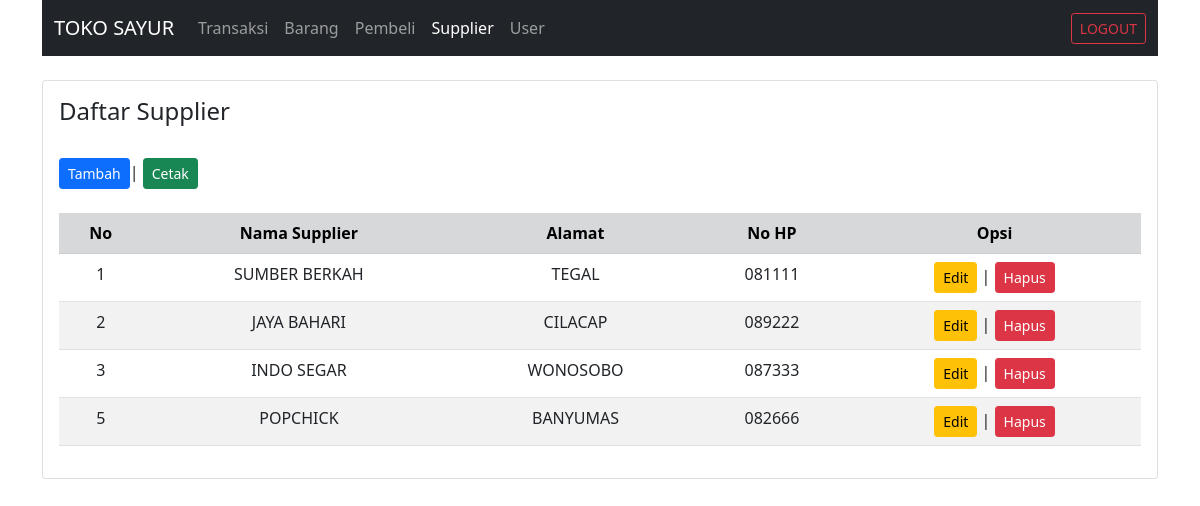
The page /supplier/index.php (signed in) on the database its author committed.
### tables this page shows
CREATE TABLE `supplier` (
  `id_supplier` int(11) NOT NULL,
  `nama_supplier` varchar(255) NOT NULL,
  `alamat` varchar(255) NOT NULL,
  `no_hp` varchar(13) NOT NULL
);

### supplier/index.php (the view, shortened to what this page needs)
<?php
include "../koneksi/koneksi.php";
$sql = "SELECT * FROM supplier";
$query = mysqli_query($koneksi, $sql);
?>
<!DOCTYPE html>
<html lang="en">
<head>
    <link rel="stylesheet" href="../bootstrap/bootstrap.min.css">
</head>
<body>
    <div class="container">
        <nav class="navbar navbar-expand-lg navbar-dark bg-dark">
            <div class="container-fluid">
                <a href="#" class="navbar-brand">TOKO SAYUR</a>
                <div class="collapse navbar-collapse">
                    <ul class="navbar-nav me-auto mb-2 mb-lg-0">
                        <li class="nav-item">
                            <a href="../index.php" class="nav-link ">Transaksi</a>
                        </li>
                        <li class="nav-item">
                            <a href="../barang/index.php" class="nav-link ">Barang</a>
                        </li>
                        <li class="nav-item">
                            <a href="../pembeli/index.php" class="nav-link ">Pembeli</a>
                        </li>
                        <li class="nav-item">
                            <a href="../supplier/index.php" class="nav-link active ">Supplier</a>
                        </li>
                        <li class="nav-item">
                            <a href="../user/index.php" class="nav-link ">User</a>
                        </li>
                    </ul>
                </div>
                <div class="d-flex">
                        <a href="../login/logout.php" class="btn btn-outline-danger btn-sm">LOGOUT</a>
                    </div>
            </div>
        </nav><br>
        <div class="card">
            <div class="card-body">
            <table class="table table-striped table-hover text-center">
                <h4>Daftar Supplier</h4><br>
                <button type="button" data-bs-toggle="modal" data-bs-target="#tambah" class="btn btn-primary btn-sm">Tambah</button> |
                <a href="../cetak/cetak_supplier.php" target="_blank" class="btn btn-success btn-sm">Cetak</a><br><br>
                <tr class="table-secondary">
                    <th>No</th>
                    <th>Nama Supplier</th>
                    <th>Alamat</th>
                    <th>No HP</th>
                    <th>Opsi</th>
                </tr>
                <?php while ($supplier = mysqli_fetch_assoc($query)){?>
                    <tr>
                        <td><?=$supplier['id_supplier']?></td>
                        <td><?=$supplier['nama_supplier']?></td>
                        <td><?=$supplier['alamat']?></td>
                        <td><?=$supplier['no_hp']?></td>
                        <td>
                            <button type="button" class="btn btn-warning btn-sm" data-bs-toggle="modal" data-bs-target="#edit<?=$supplier['id_supplier']?>">Edit</button> |
                            <a href="../supplier/hapus.php?id_supplier=<?=$supplier['id_supplier']?>" onclick="return confirm('Apakah anda yakin akan hapus data ini?')" class="btn btn-danger btn-sm">Hapus</a>
                        </td>
                    </tr>
               <?php } ?>
            </table>
            </div>
        </div>
    </div>
</body>
</html>

### rows shown on the page
supplier: id_supplier "1", nama_supplier "SUMBER BERKAH", alamat "TEGAL", no_hp "081111"
supplier: id_supplier "2", nama_supplier "JAYA BAHARI", alamat "CILACAP", no_hp "089222"
supplier: id_supplier "3", nama_supplier "INDO SEGAR", alamat "WONOSOBO", no_hp "087333"
supplier: id_supplier "5", nama_supplier "POPCHICK", alamat "BANYUMAS", no_hp "082666"
